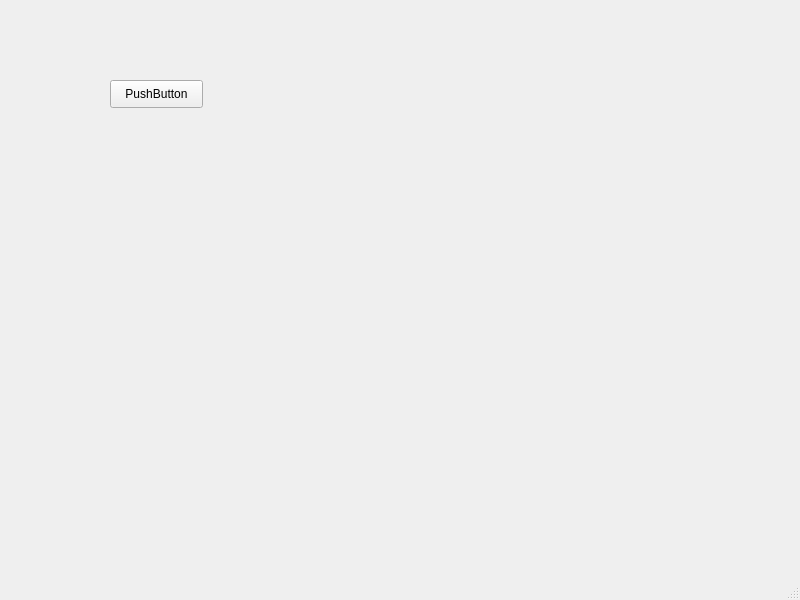
<?xml version="1.0" encoding="UTF-8"?>
<ui version="4.0">
 <class>MainWindow</class>
 <widget class="QMainWindow" name="MainWindow">
  <property name="geometry">
   <rect>
    <x>0</x>
    <y>0</y>
    <width>800</width>
    <height>600</height>
   </rect>
  </property>
  <property name="minimumSize">
   <size>
    <width>800</width>
    <height>600</height>
   </size>
  </property>
  <property name="maximumSize">
   <size>
    <width>800</width>
    <height>600</height>
   </size>
  </property>
  <property name="windowTitle">
   <string>MainWindow</string>
  </property>
  <widget class="QWidget" name="centralwidget">
   <widget class="QPushButton" name="pushButton">
    <property name="geometry">
     <rect>
      <x>110</x>
      <y>80</y>
      <width>93</width>
      <height>28</height>
     </rect>
    </property>
    <property name="text">
     <string>PushButton</string>
    </property>
   </widget>
  </widget>
  <widget class="QStatusBar" name="statusbar"/>
 </widget>
 <resources/>
 <connections/>
</ui>
